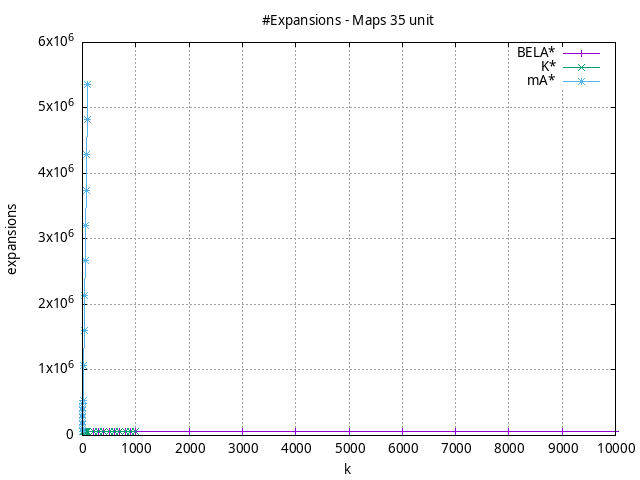

gnuplot code for this plot:
#!/usr/bin/gnuplot
# -*- coding: utf-8 -*-
#
# results/maps/unit/35/random512-35.heuristic.unit.expansions.gnuplot
#
# Started on 04/02/2024 21:35:39
# Author: Carlos Linares López
set grid
set xlabel "k"
set ylabel "expansions"

set title "#Expansions - Maps 35 unit"

set terminal png enhanced font "Ariel,10"
set output 'random512-35.heuristic.unit.expansions.png'

plot "-" title "BELA$^*$"      with linesp, "-" title "K$^*$"      with linesp, "-" title "mA$^*$"      with linesp

	1 53572.99
	5 53572.99
	10 53572.99
	50 53572.99
	100 53572.99
	500 53572.99
	1000 53572.99
	5000 53572.99
	10000 53572.99
end
	1 53775.38
	5 55492.95
	10 55492.95
	50 55492.95
	100 55492.95
	500 55492.95
	1000 55492.95
end
	1 53572.99
	5 267892.35
	10 535471.06
	50 2676302.99
	100 5353136.21
end
